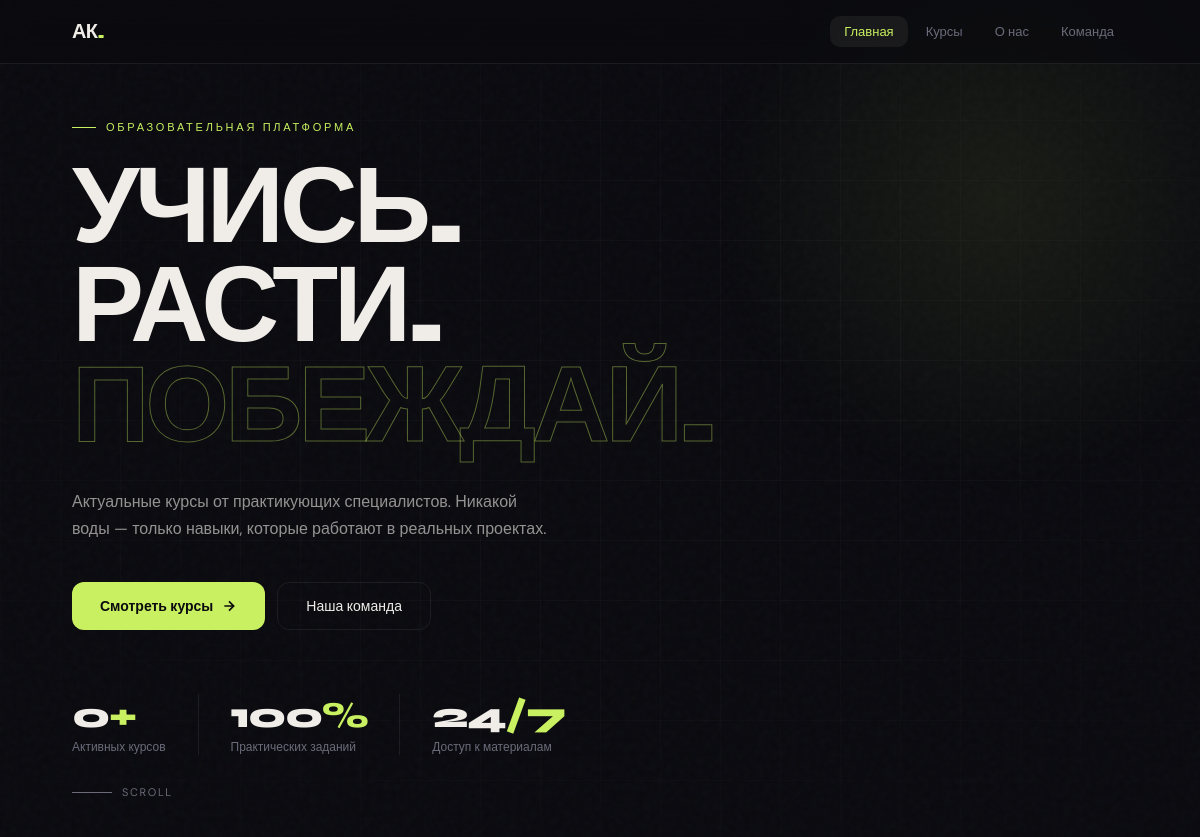
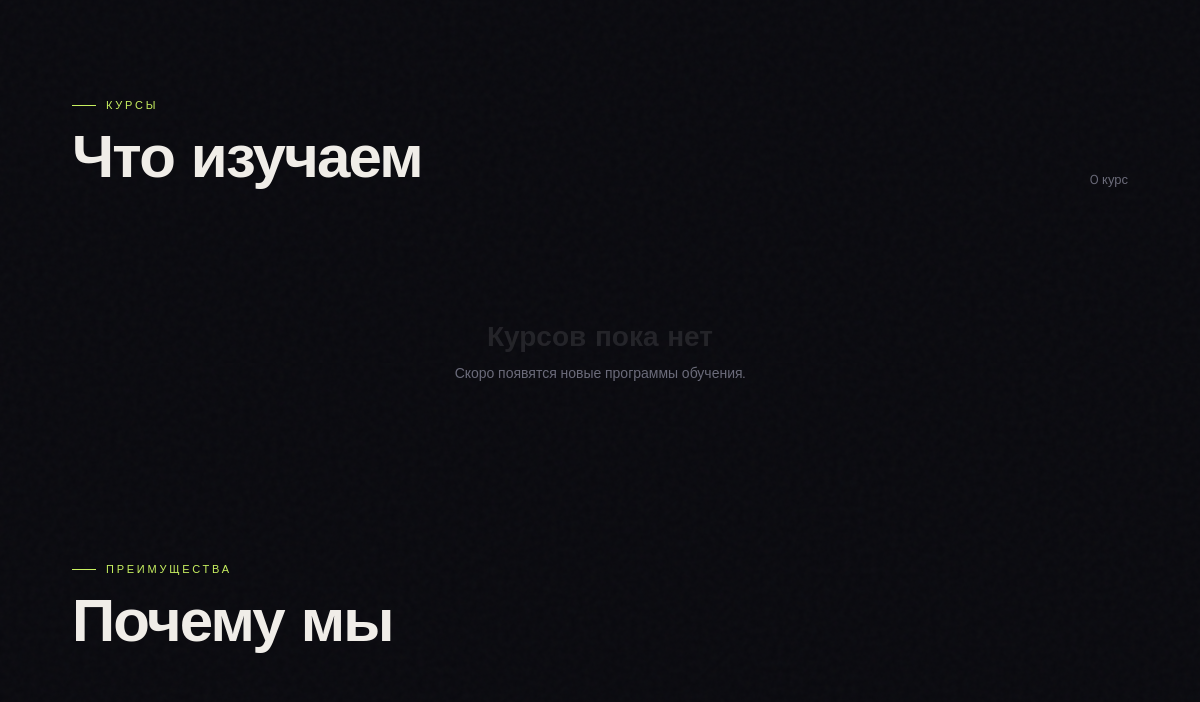
The app's page / (upper part), older data (2 pictures, top to bottom).
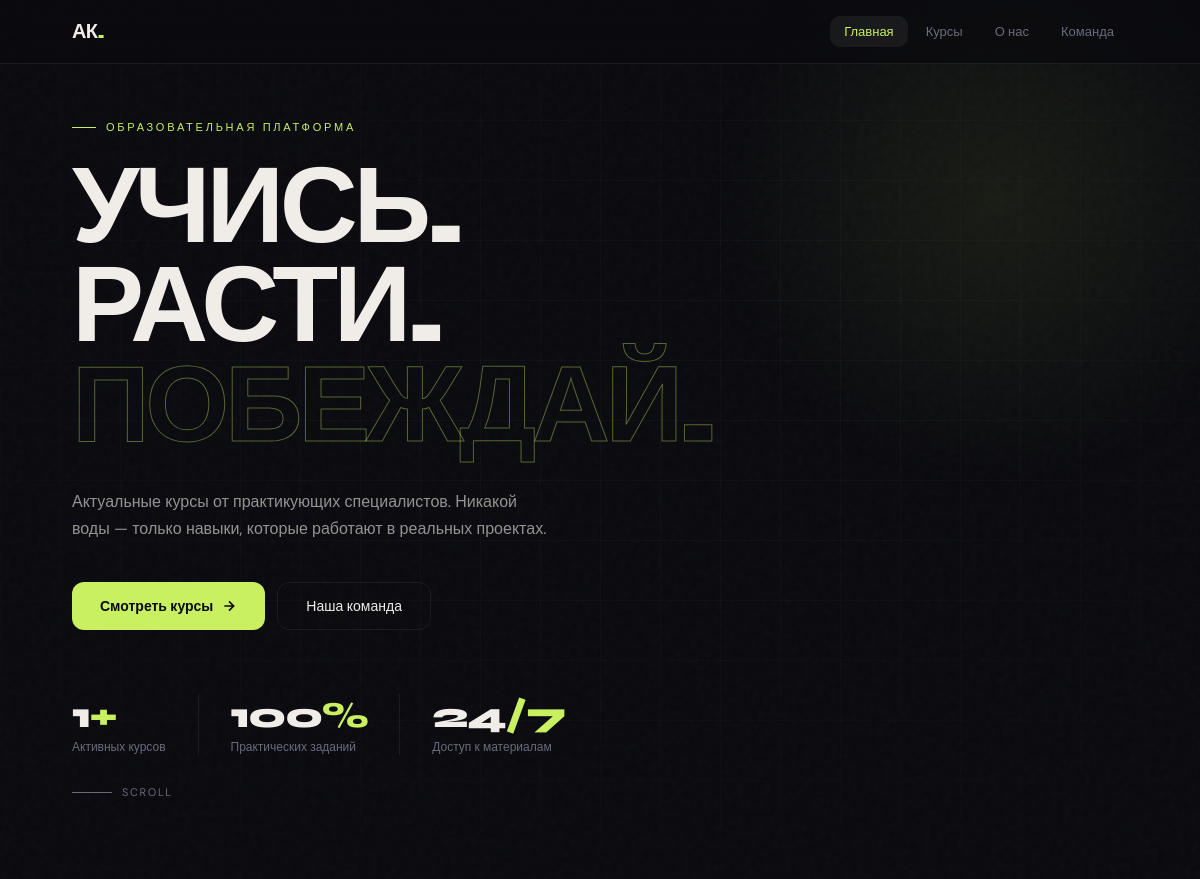
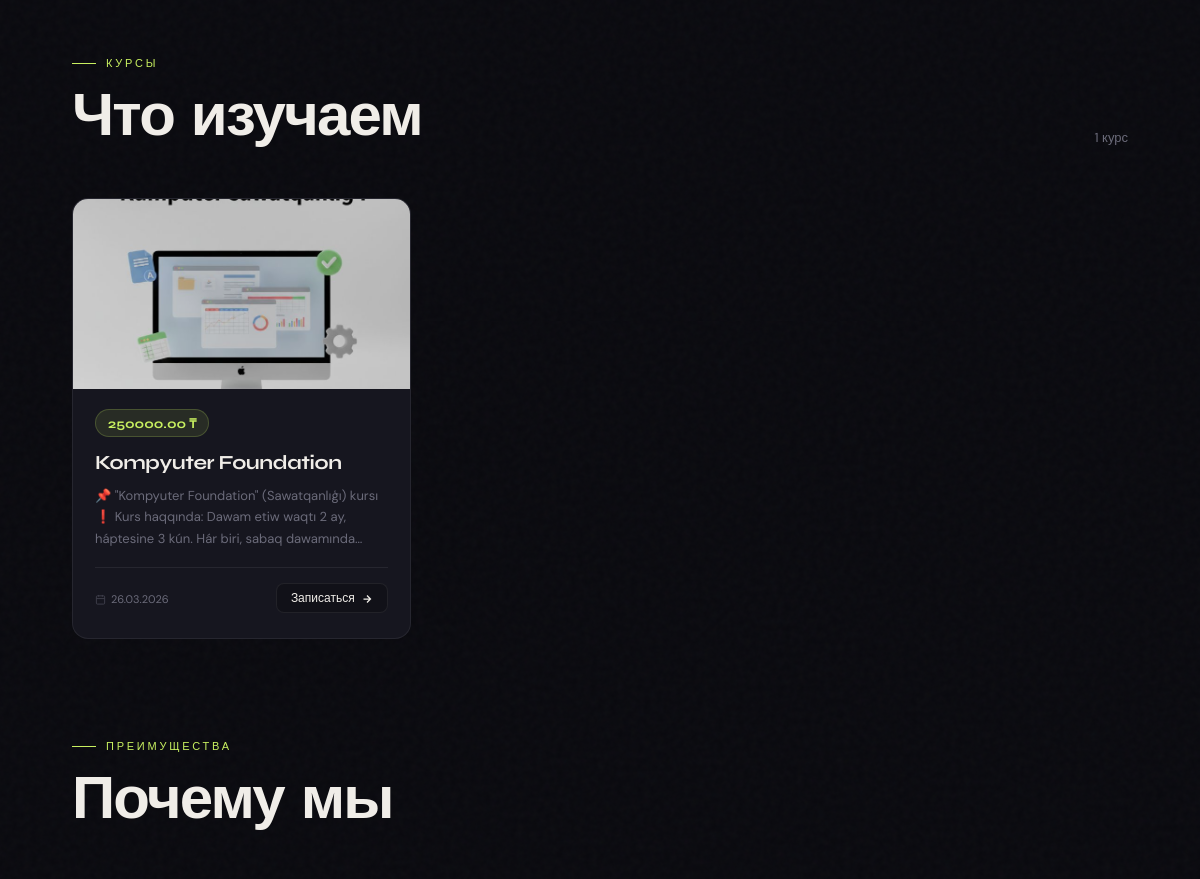
The same page, newer data (2 pictures, top to bottom).
### apps/course/models.py (models this page shows, shortened)
class Course(models.Model):
    name = models.CharField(max_length=200, validators=[MinLengthValidator(3)], verbose_name="Course Name", db_index=True)
    description = models.TextField(verbose_name="Course Description", db_index=True)
    price = models.DecimalField(validators=[MinValueValidator(Decimal("0.00"))], max_digits=10, decimal_places=2)
    photo = models.ImageField(verbose_name="Course Photo", upload_to="course_images/")
    is_active = models.BooleanField(default=True, verbose_name="Is Active")
    created_at = models.DateTimeField(auto_now_add=True)
    updated_at = models.DateTimeField(auto_now=True)
    class Meta:
        verbose_name = "Course"
        verbose_name_plural = "Courses"
        ordering = ["-created_at"]
        indexes = [models.Index(fields=["name", "description"])]

### apps/main/views.py (the view)
# urls.py: path('', views.HomeView.as_view(), name='home'),
class HomeView(View):
    permission_classes = [permissions.AllowAny]
    def get(self, request):
        courses = Course.objects.filter(is_active=True)
        return render(request, 'main/home.html', {"courses": courses})

### templates/main/home.html (shortened to what this page needs)
{% load static %}
<!DOCTYPE html>
<html lang="ru">
<head>
</head>
<body>
<nav>
  <a class="nav-logo" href="#">АК<span>.</span></a>
  <ul class="nav-links">
    <li><a href="#" class="active">Главная</a></li>
    <li><a href="#courses">Курсы</a></li>
    <li><a href="#why">О нас</a></li>
    <li><a href="{% url 'main:teammates' %}">Команда</a></li>
  </ul>
</nav>
<section class="hero">
  <div class="hero-grid"></div>
  <div class="hero-blob"></div>
  <p class="hero-label">Образовательная платформа</p>
  <h1>УЧИСЬ.<br>РАСТИ.<br><em>ПОБЕЖДАЙ.</em></h1>
  <p class="hero-desc">Актуальные курсы от практикующих специалистов. Никакой воды — только навыки, которые работают в реальных проектах.</p>
  <div class="hero-actions">
    <a href="#courses" class="btn-primary">
      Смотреть курсы
      <svg width="16" height="16" viewBox="0 0 24 24" fill="none" stroke="currentColor" stroke-width="2.5"><path d="M5 12h14M12 5l7 7-7 7"/></svg>
    </a>
    <a href="{% url 'main:teammates' %}" class="btn-ghost">
      Наша команда
    </a>
  </div>
  <div class="hero-stats">
    <div class="hero-stat">
      <div class="hero-stat-num">{{ courses|length }}<span>+</span></div>
      <div class="hero-stat-label">Активных курсов</div>
    </div>
    <div class="hero-stat">
      <div class="hero-stat-num">100<span>%</span></div>
      <div class="hero-stat-label">Практических заданий</div>
    </div>
    <div class="hero-stat">
      <div class="hero-stat-num">24<span>/7</span></div>
      <div class="hero-stat-label">Доступ к материалам</div>
    </div>
  </div>
  <div class="scroll-hint">
    <div class="scroll-hint-line"></div>
    Scroll
  </div>
</section>
<section id="courses">
  <div class="section-header">
    <div>
      <p class="section-label">Курсы</p>
      <h2 class="section-title">Что изучаем</h2>
    </div>
    <span style="font-size:13px; color:var(--muted)">{{ courses|length }} курс{{ courses|length|pluralize:",,ов" }}</span>
  </div>
  <div class="courses-grid">
    {% for course in courses %}
    <div class="course-card">
      {% if course.photo %}
        <img class="course-img" src="{{ course.photo.url }}" alt="{{ course.name }}" loading="lazy">
      {% endif %}
      <div class="course-body">
        <div class="course-price-tag">{{ course.price }} ₸</div>
        <h3 class="course-name">{{ course.name }}</h3>
        <p class="course-desc">{{ course.description }}</p>
        <div class="course-footer">
          <span class="course-date">
            <svg viewBox="0 0 24 24" fill="none" stroke="currentColor" stroke-width="2"><rect x="3" y="4" width="18" height="18" rx="2"/><line x1="16" y1="2" x2="16" y2="6"/><line x1="8" y1="2" x2="8" y2="6"/><line x1="3" y1="10" x2="21" y2="10"/></svg>
            {{ course.created_at|date:"d.m.Y" }}
          </span>
          <button class="course-enroll-btn">
            Записаться
            <svg width="12" height="12" viewBox="0 0 24 24" fill="none" stroke="currentColor" stroke-width="2.5"><path d="M5 12h14M12 5l7 7-7 7"/></svg>
          </button>
        </div>
      </div>
    </div>
    {% empty %}
    <div class="empty-courses">
      <h3>Курсов пока нет</h3>
      <p>Скоро появятся новые программы обучения.</p>
    </div>
    {% endfor %}
  </div>
</section>
<section id="why" style="padding-top:0;">
  <p class="section-label">Преимущества</p>
  <h2 class="section-title">Почему мы</h2>
</section>
</body>
</html>

Row changes from the older to the newer data that the page shows:
added Course: photo (picture), price "250000.00", name "Kompyuter Foundation", description "📌 \"Kompyuter Foundation\" (Sawatqanlıģı) kursı ❗️ Kurs haqqında: Dawam etiw waqtı 2 ay, háptesine 3 kún. Hár biri, sabaq…", created_at "26.03.2026"
Text that changed along with them:
{{ courses|length }}: "0" → "1"
text no longer shown: "Скоро появятся новые программы обучения."
